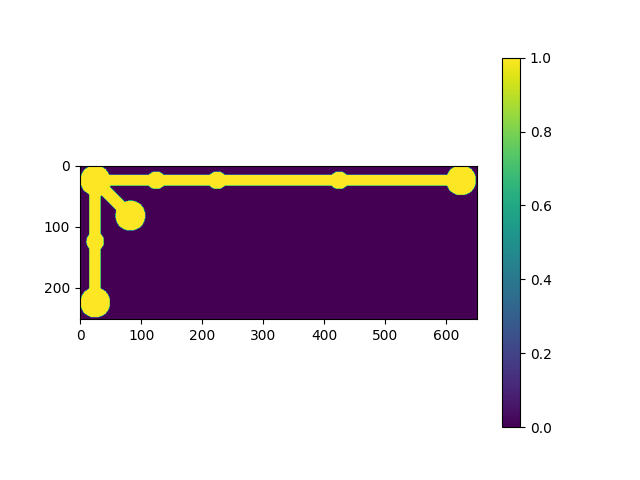

This figure's Python source:
import numpy as np
import matplotlib.pyplot as plt

# Charger l'image 2D
listIf_2d = np.load('listIf_2d.npy')

import numpy as np
import matplotlib.pyplot as plt
segmented = np.load("segmented.npy")
erosed = np.zeros_like(listIf_2d)


for i in range(0,len(segmented)):
    for j in range(len(segmented[i])):
        
            if i!=0 and i!= len(segmented)-1 and j!=0 and j!= len(segmented[i])-1 :
               
                neighbor=[segmented[i-1][j],segmented[i+1][j],segmented[i][j-1],segmented[i][j+1]]
                if segmented[i][j]==1 and not(np.any(neighbor==0)):
                    erosed[i][j] = 1
                



plt.imshow(erosed, cmap='viridis')  
plt.colorbar() 
 

plt.savefig('erosed.png')
np.save('erosed.npy',erosed)
plt.show()
